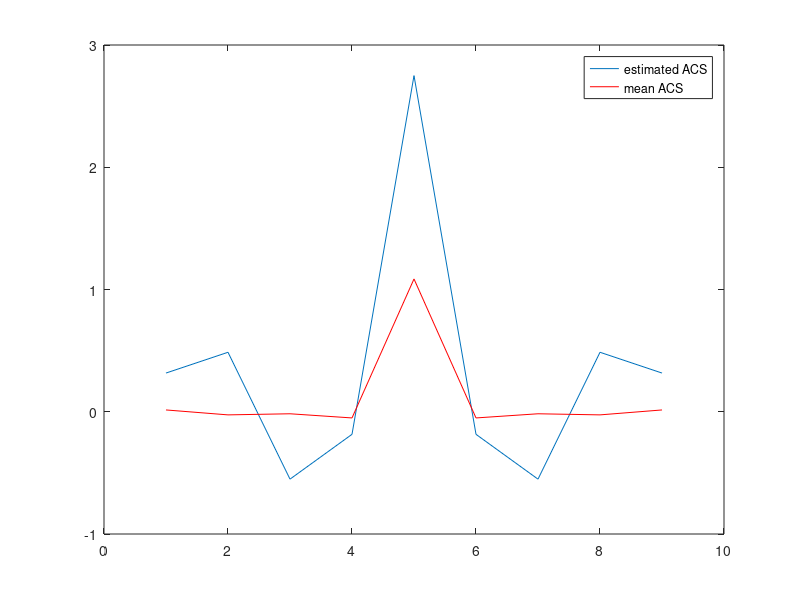

Recreate this plot in MATLAB.
clc
close all
clear all

N = input('Input length of the sequence: ');

% generate realizations
R = 1000;
x = randn(R,N);
rm = zeros(R,2*N-1);

for k = 0:(N-1)
  %  for n = k+1:N
        for i = 1:R
             rm(i,N+k) = rm(i,N+k) + x(i,N)*x(i,N-k);
   %         rm(i,N+k) = rm(i,N+k) + x(i,n)*x(i,n-k);
        end
        r = mean(rm,1);
   % end
end

r(N-1:-1:1) = r(N+1:2*N-1);




r_hat = zeros(1,2*N-1);
x=x(1,:);

for k = 0:(N-1)
    for n = k+1:N
        r_hat(N+k) = r_hat(N+k) + x(n)*x(n-k); 
    end
end
r_hat(N-1:-1:1) = r_hat(N+1:2*N-1);

% biased estimate
r_hat = (1/N)*r_hat;

plot(r_hat)
hold on
plot(r,'r')
hold off
legend('estimated ACS', 'mean ACS')
% the process is ergodic
